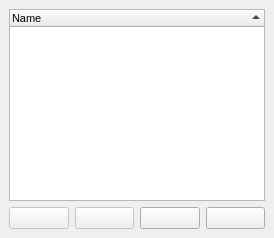
  <widget class="BaseDock" name="dock_pending_jobs_list">
   <property name="minimumSize">
    <size>
     <width>150</width>
     <height>143</height>
    </size>
   </property>
   <property name="windowTitle">
    <string>Pending Changes</string>
   </property>
   <attribute name="dockWidgetArea">
    <number>2</number>
   </attribute>
   <widget class="QWidget" name="dockWidgetContents">
    <layout class="QVBoxLayout" name="verticalLayout_2">
     <item>
      <widget class="QTreeWidget" name="tree_pending">
       <property name="font">
        <font>
         <pointsize>8</pointsize>
        </font>
       </property>
       <property name="editTriggers">
        <set>QAbstractItemView::NoEditTriggers</set>
       </property>
       <property name="alternatingRowColors">
        <bool>true</bool>
       </property>
       <property name="uniformRowHeights">
        <bool>true</bool>
       </property>
       <property name="sortingEnabled">
        <bool>true</bool>
       </property>
       <property name="allColumnsShowFocus">
        <bool>true</bool>
       </property>
       <column>
        <property name="text">
         <string>Name</string>
        </property>
       </column>
      </widget>
     </item>
     <item>
      <layout class="QHBoxLayout" name="horizontalLayout_4">
       <item>
        <widget class="QPushButton" name="btn_commit">
         <property name="enabled">
          <bool>false</bool>
         </property>
         <property name="toolTip">
          <string>Commit Changes</string>
         </property>
         <property name="text">
          <string/>
         </property>
         <property name="icon">
          <iconset resource="../resources.qrc">
           <normaloff>:/img/table--arrow.png</normaloff>:/img/table--arrow.png</iconset>
         </property>
        </widget>
       </item>
       <item>
        <widget class="QPushButton" name="btn_clear">
         <property name="enabled">
          <bool>false</bool>
         </property>
         <property name="toolTip">
          <string>Clear Changes</string>
         </property>
         <property name="text">
          <string/>
         </property>
         <property name="icon">
          <iconset resource="../resources.qrc">
           <normaloff>:/img/table--minus.png</normaloff>:/img/table--minus.png</iconset>
         </property>
        </widget>
       </item>
       <item>
        <widget class="QPushButton" name="btn_expand_all_pending">
         <property name="toolTip">
          <string>Expand All</string>
         </property>
         <property name="text">
          <string/>
         </property>
         <property name="icon">
          <iconset resource="../resources.qrc">
           <normaloff>:/img/arrow-out.png</normaloff>:/img/arrow-out.png</iconset>
         </property>
        </widget>
       </item>
       <item>
        <widget class="QPushButton" name="btn_collapse_all_pending">
         <property name="toolTip">
          <string>Collapse All</string>
         </property>
         <property name="text">
          <string/>
         </property>
         <property name="icon">
          <iconset resource="../resources.qrc">
           <normaloff>:/img/arrow-in.png</normaloff>:/img/arrow-in.png</iconset>
         </property>
        </widget>
       </item>
      </layout>
     </item>
    </layout>
   </widget>
  </widget>
